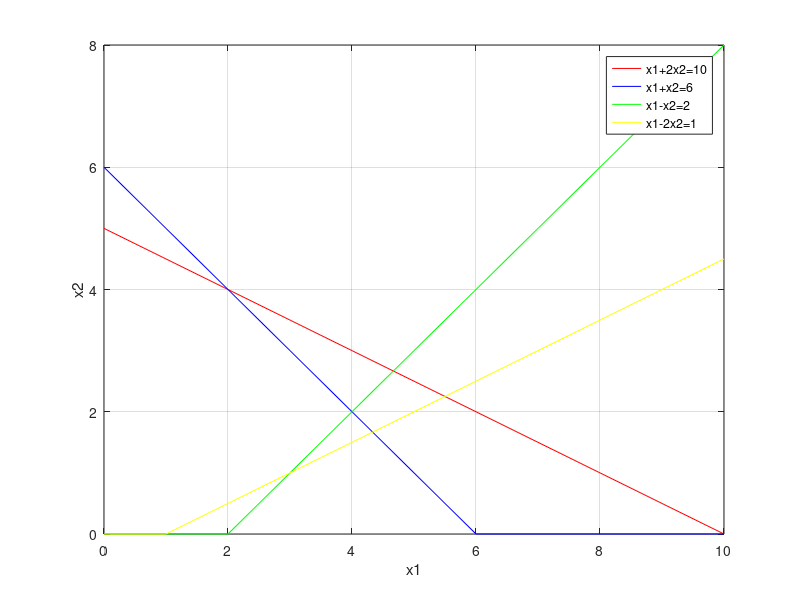

MATLAB code to generate this figure:
clear all
clc

%% Input
C=[2,1];
A=[1 2; 1 1;1 -1; 1 -2; 1 0; 0 1]
B=[10; 6; 2; 1; 0; 0]

%% Plot
x1=0:1:max(B);
x21=(B(1)-A(1,1).*x1)./A(1,2);
x22=(B(2)-A(2,1).*x1)./A(2,2);
x23=(B(3)-A(3,1).*x1)./A(3,2);
x24=(B(4)-A(4,1).*x1)./A(4,2);
x21=max(0,x21);
x22=max(0,x22);
x23=max(0,x23);
x24=max(0,x24);
plot(x1,x21,'r',x1,x22,'b',x1,x23,'g',x1,x24,'y')
xlabel('x1')
ylabel('x2')
legend('x1+2x2=10','x1+x2=6','x1-x2=2', 'x1-2x2=1')
grid on

%% Intersecting points
sol=[];
for i=1:size(A,1)
  A1 = A(i,:)
  B1 = B(i,:)
  for j=i+1:size(A,1)
      A2 = A(j,:)
      B2 = B(j,:)
      A3 = [A1;A2]
      B3 = [B1;B2]
      X = inv(A3)*B3
      sol = [sol,X]
  end
end
sol
     sol=sol'
sol

%% Feasible region
X1 = sol(:,1);
X2 = sol(:,2);
C1 = find(X1+2*X2-10>0);
sol(C1,:)=[];
X1 = sol(:,1);
X2 = sol(:,2);
C2 = find(X1+X2-6>0);
sol(C2,:)=[];
X1 = sol(:,1);
X2 = sol(:,2);
C3 = find(X1-X2-2>0);
sol(C3,:)=[];
X1 = sol(:,1);
X2 = sol(:,2);
C4 = find(X1-2*X2-1>0);
sol(C4,:)=[];

%% Objective function
for i=1:size(sol,1)
   obj(i,:)=sum(sol(i,:).*C);
end

%% Optimal Solution
S = max(obj);
ans = find(obj==S);
opt_sol = sol(ans,:);
fprintf('Optimal Solution = ')
disp(opt_sol)
fprintf('Optimal Value = ')
disp(S)
